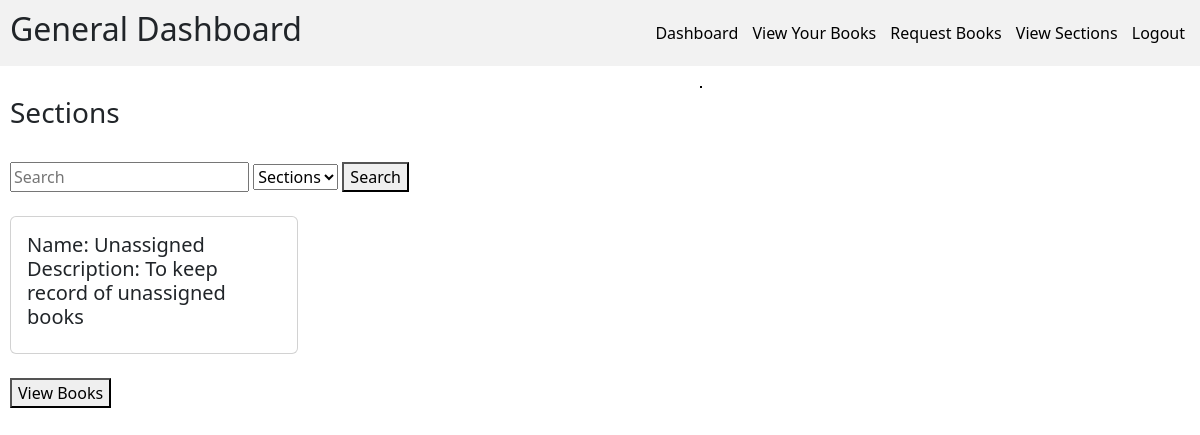
Before: /generalDashboard/sections/ (signed in) with the older database file.
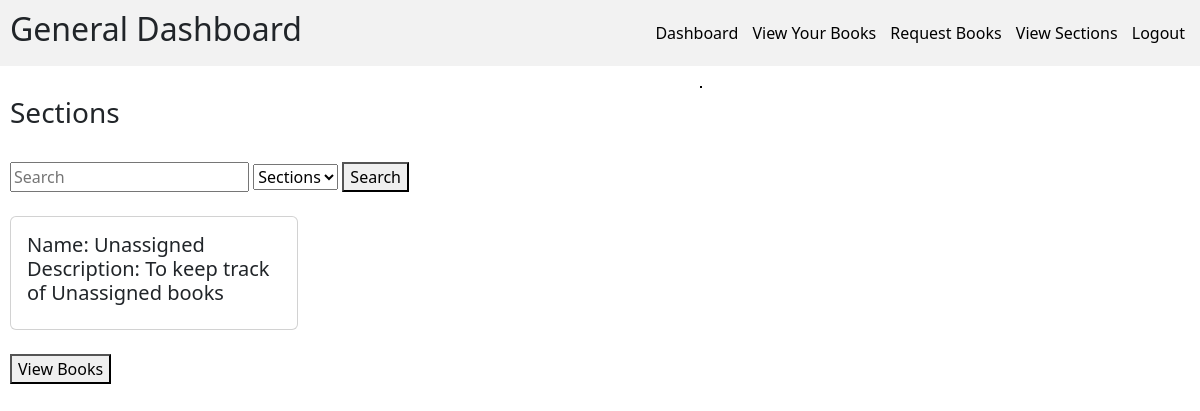
After: the same page with the newer database file.
### models.py (models this page shows)
class SectionModel(db.Model):
    __tablename__ = "section"
    id = Column(Integer, primary_key=True, autoincrement=True)
    name = Column(String(20), nullable=False, unique=True)
    date_created = Column(Date, nullable=False)
    description = Column(String(100), nullable=False)
    search_word = Column(String(150), nullable=False)

### blueprints/api.py (the view)
        def wrapper(*args, **kwargs):
            info = UserInfoModel.query.filter_by(uid=current_user.id).first()
            if not info:
                return {"message": "Info not found"}, 404
            if info.role != role:
                return {"message": f"Only {role} user has access here"}, 400
            else:
                return function(*args, **kwargs)

### app.py (called while the page is built)
@app.route("/generalDashboard/sections/", methods=["GET"])
@login_required
@check_role(role="General")
def generalViewSections():
    sections = SectionModel.query.all()
    user_info = UserInfoModel.query.filter_by(uid=current_user.id).first()
    if not user_info:
        flash("User info does not exist")
        return redirect("/")
    role = user_info.role
    return render_template("sections.html", sections=sections, role=role)

### blueprints/api.py (called while the page is built)
def check_role(role: str):
    def decorator(function: Callable):
        def wrapper(*args, **kwargs):
            info = UserInfoModel.query.filter_by(uid=current_user.id).first()
            if not info:
                return {"message": "Info not found"}, 404
            if info.role != role:
                return {"message": f"Only {role} user has access here"}, 400
            else:
                return function(*args, **kwargs)
        wrapper.__name__ = function.__name__
        return wrapper
    return decorator

@login_manager.user_loader
def load_user(id):
    return UserLoginModel.query.get(id)

### Templates/sections.html (shortened to what this page needs)
{% if role == "Librarian" %}
{% extends "librarianBase.html" %}
{% else %}
{% extends "generalBase.html" %}
{% endif %}
{% block content %}
<div>
    <h3>Sections</h3>
    <br>
    <form action="/sections/search">
        <input type="search" placeholder="Search" aria-label="Search" name="search_word">
        <select name="search_target">
            <option value="sections" selected>Sections</option>
        </select>
        <button type="submit">Search</button>
    </form>
</div>
<div>
    {% for section in sections: %}
    <br>
    <div class="card" style="width: 18rem;">
        <div class="card-body">
            <h5>
                Name: {{section.name}} <br>
                {% if section.description %}
                Description: {{section.description}}
                {% else %}
                Description: No description
                {% endif %}
            </h5>
        </div>
    </div>
    <br>
    <a href="/sections/{{section.id}}"><button>View Books</button></a>
    <br>
    {% endfor %}
</div>
{% endblock %}

Changed rows visible on the page:
changed SectionModel "Unassigned": description "To keep record of unassigned books" → "To keep track of Unassigned books"
